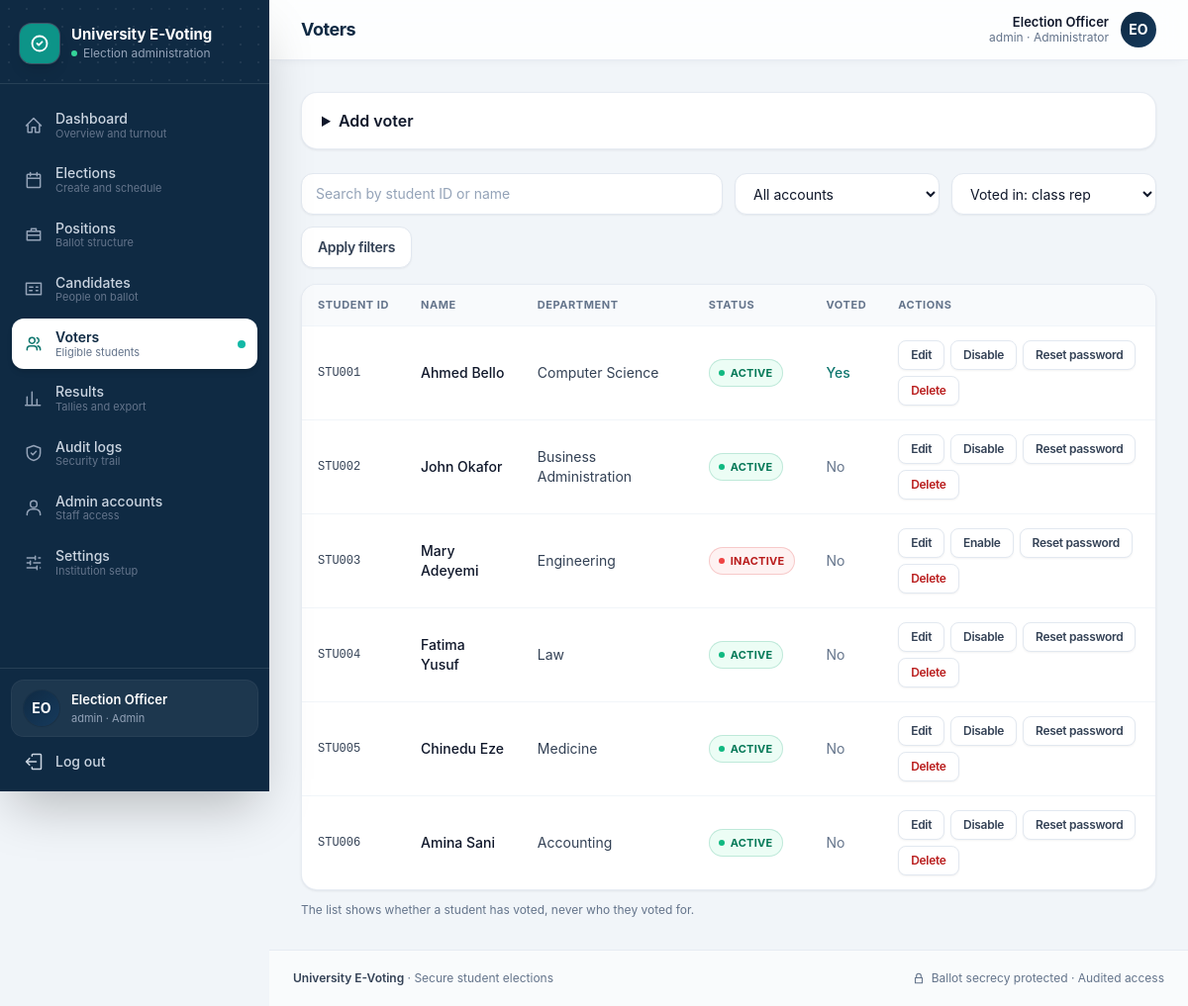
The app's page /admin/voters.php (signed in) with its own data.
### tables this page shows
CREATE TABLE settings (
        name TEXT PRIMARY KEY,
        val TEXT NOT NULL
    );

CREATE TABLE users (
        id INTEGER PRIMARY KEY AUTOINCREMENT,
        student_id TEXT NOT NULL UNIQUE,
        name TEXT NOT NULL,
        email TEXT,
        department TEXT,
        password TEXT NOT NULL,
        role TEXT NOT NULL DEFAULT 'student' CHECK (role IN ('admin','student')),
        status TEXT NOT NULL DEFAULT 'active' CHECK (status IN ('active','inactive')),
        created_at TEXT NOT NULL
    );

### includes/db.php (called while the page is built, shortened)
<?php
function db(): PDO
{
    static $pdo = null;
    if ($pdo instanceof PDO) {
        return $pdo;
    }
    $pdo = new PDO('sqlite:' . DB_PATH, null, null, [
        PDO::ATTR_ERRMODE => PDO::ERRMODE_EXCEPTION,
        PDO::ATTR_DEFAULT_FETCH_MODE => PDO::FETCH_ASSOC,
        PDO::ATTR_EMULATE_PREPARES => false,
    ]);
    $pdo->exec('PRAGMA foreign_keys = ON');
    $pdo->exec('PRAGMA busy_timeout = 5000');
    return $pdo;
}
function db_run(string $sql, array $p = []): PDOStatement
{
    $st = db()->prepare($sql);
    $st->execute($p);
    return $st;
}
function db_all(string $sql, array $p = []): array { return db_run($sql, $p)->fetchAll(); }
function db_one(string $sql, array $p = []): ?array
{
    $r = db_run($sql, $p)->fetch();
    return $r === false ? null : $r;
}
function db_val(string $sql, array $p = []) { return db_run($sql, $p)->fetchColumn(); }

### admin/voters.php (the view, shortened to what this page needs)
<?php
require __DIR__ . '/../includes/layout.php';
$u = require_login('admin');
$q = get_str('q');
$elections = db_all('SELECT id,title FROM elections ORDER BY id DESC');
$open = db_val("SELECT id FROM elections WHERE status = 'OPEN' ORDER BY end_time LIMIT 1");
$eid = (int) ($_GET['election'] ?? ($open ?: ($elections[0]['id'] ?? 0)));
$page = max(1, (int) ($_GET['page'] ?? 1));
$per = 20;
$where = "role = 'student'";
$params = [];
$rows = db_all("SELECT u.*, (SELECT COUNT(*) FROM ballots b WHERE b.election_id = ? AND b.voter_id = u.id) AS voted
    FROM users u WHERE $where ORDER BY student_id LIMIT $per OFFSET " . (($page - 1) * $per), array_merge([$eid], $params));
$edit = isset($_GET['edit']) ? db_one("SELECT * FROM users WHERE id = ? AND role = 'student'", [(int) $_GET['edit']]) : null;
function mini_form(string $action, int $id, string $label, string $cls = 'btn-outline', string $confirm = ''): string
{
    return '<form method="post" class="inline" ' . ($confirm ? 'data-confirm="' . e($confirm) . '"' : '') . '>' . csrf_field()
        . '<input type="hidden" name="action" value="' . e($action) . '"><input type="hidden" name="id" value="' . $id . '">'
        . '<button class="btn btn-sm ' . $cls . '" type="submit">' . e($label) . '</button></form>';
}
layout_start('Voters', 'voters');
?>
<details class="card mb-6" <?= $edit ? 'open' : '' ?>>
  <summary class="cursor-pointer px-5 py-4 font-semibold text-slate-900"><?= $edit ? 'Edit voter' : 'Add voter' ?></summary>
</details>
<form method="get" class="mb-4 grid gap-3 sm:grid-cols-4">
  <input class="input sm:col-span-2" type="search" name="q" value="<?= e($q) ?>" placeholder="Search by student ID or name" aria-label="Search voters">
  <select class="input" name="status" aria-label="Filter by status">
    <option value="">All accounts</option>
  </select>
  <select class="input" name="election" aria-label="Election for voting status">
    <?php foreach ($elections as $x): ?><option value="<?= (int) $x['id'] ?>" <?= (int) $x['id'] === $eid ? 'selected' : '' ?>>Voted in: <?= e($x['title']) ?></option><?php endforeach; ?>
  </select>
  <button class="btn btn-outline sm:col-span-4 sm:w-fit" type="submit">Apply filters</button>
</form>
<div class="card overflow-x-auto">
  <table class="min-w-full divide-y divide-slate-100">
    <thead class="bg-slate-50"><tr><th class="th">Student ID</th><th class="th">Name</th><th class="th">Department</th><th class="th">Status</th><th class="th">Voted</th><th class="th">Actions</th></tr></thead>
    <tbody class="divide-y divide-slate-100">
    <?php foreach ($rows as $r): ?>
      <tr>
        <td class="td font-mono text-xs"><?= e($r['student_id']) ?></td>
        <td class="td font-medium text-slate-900"><?= e($r['name']) ?></td>
        <td class="td"><?= e($r['department'] ?: '—') ?></td>
        <td class="td"><?= status_badge($r['status']) ?></td>
        <td class="td"><?= (int) $r['voted'] ? '<span class="font-medium text-teal-700">Yes</span>' : '<span class="text-slate-500">No</span>' ?></td>
        <td class="td">
          <div class="flex flex-wrap gap-1.5">
            <a class="btn btn-outline btn-sm" href="?edit=<?= (int) $r['id'] ?>">Edit</a>
            <?= mini_form('toggle', (int) $r['id'], $r['status'] === 'active' ? 'Disable' : 'Enable') ?>
            <?= mini_form('reset', (int) $r['id'], 'Reset password', 'btn-outline', 'Generate a new temporary password for this voter?') ?>
            <?= mini_form('delete', (int) $r['id'], 'Delete', 'btn-outline text-red-700', 'Delete this voter permanently?') ?>
          </div>
        </td>
      </tr>
    <?php endforeach; ?>
    </tbody>
  </table>
</div>
<p class="mt-3 text-xs text-slate-500">The list shows whether a student has voted, never who they voted for.</p>
<?php layout_end();

### includes/layout.php (shortened to what this page needs)
<?php
require_once __DIR__ . '/bootstrap.php';
function icon(string $n, string $c = 'h-5 w-5'): string
{
    static $p = [
        'home' => 'M3 12l9-9 9 9M5 10v10h5v-6h4v6h5V10',
        'calendar' => 'M8 3v4m8-4v4M4 10h16M5 5h14a1 1 0 011 1v14a1 1 0 01-1 1H5a1 1 0 01-1-1V6a1 1 0 011-1z',
        'briefcase' => 'M4 8h16v11H4zM9 8V5h6v3M4 13h16',
        'id' => 'M3 5h18v14H3zM7 10h4M7 14h3M15 10h2M15 14h2',
        'users' => 'M16 19v-1a4 4 0 00-4-4H8a4 4 0 00-4 4v1M10 11a3.5 3.5 0 100-7 3.5 3.5 0 000 7zM20 19v-1a4 4 0 00-3-3.9M16 4.2a3.5 3.5 0 010 6.6',
        'user' => 'M12 12a4 4 0 100-8 4 4 0 000 8zM4 21v-1a6 6 0 016-6h4a6 6 0 016 6v1',
        'chart' => 'M4 20V10m6 10V4m6 16v-7m4 7H2',
        'shield' => 'M12 3l8 3v6c0 5-3.5 8-8 9-4.5-1-8-4-8-9V6l8-3zM9 12l2 2 4-4',
        'cog' => 'M4 6h10M18 6h2M4 12h4M12 12h8M4 18h12M20 18h0M14 4v4M8 10v4M16 16v4',
        'logout' => 'M15 12H3m0 0l4-4m-4 4l4 4M10 5V4a1 1 0 011-1h9a1 1 0 011 1v16a1 1 0 01-1 1h-9a1 1 0 01-1-1v-1',
        'check' => 'M9 12l2 2 4-4M21 12a9 9 0 11-18 0 9 9 0 0118 0z',
        'lock' => 'M6 11h12v9H6zM8 11V8a4 4 0 118 0v3',
        'menu' => 'M4 6h16M4 12h16M4 18h16',
        'vote' => 'M9 12l2 2 4-4m-8 8h10a2 2 0 002-2V6a2 2 0 00-2-2H7a2 2 0 00-2 2v12a2 2 0 002 2z',
        'spark' => 'M12 3l1.9 4.6L18.5 9.5l-4.6 1.9L12 16l-1.9-4.6L5.5 9.5l4.6-1.9L12 3zM19 15l.9 2.1L22 18l-2.1.9L19 21l-.9-2.1L16 18l2.1-.9L19 15z',
        'clock' => 'M12 21a9 9 0 100-18 9 9 0 000 18zM12 7v5l3 2',
        'alert' => 'M12 9v4m0 4h.01M10.3 3.9L1.8 18a2 2 0 001.7 3h17a2 2 0 001.7-3L13.7 3.9a2 2 0 00-3.4 0z',
        'info' => 'M12 22a10 10 0 100-20 10 10 0 000 20zM12 16v-4m0-4h.01',
    ];
    return '<svg class="' . $c . '" fill="none" viewBox="0 0 24 24" stroke="currentColor" stroke-width="1.8" stroke-linecap="round" stroke-linejoin="round" aria-hidden="true"><path d="' . ($p[$n] ?? '') . '"/></svg>';
}
function nav_items(string $role): array
{
    if ($role === 'admin') {
        return [
            ['admin/dashboard.php', 'Dashboard', 'home', 'dashboard', 'Overview and turnout'],
            ['admin/elections.php', 'Elections', 'calendar', 'elections', 'Create and schedule'],
            ['admin/positions.php', 'Positions', 'briefcase', 'positions', 'Ballot structure'],
            ['admin/candidates.php', 'Candidates', 'id', 'candidates', 'People on ballot'],
            ['admin/voters.php', 'Voters', 'users', 'voters', 'Eligible students'],
            ['admin/results.php', 'Results', 'chart', 'results', 'Tallies and export'],
            ['admin/audit-logs.php', 'Audit logs', 'shield', 'audit', 'Security trail'],
            ['admin/users.php', 'Admin accounts', 'user', 'users', 'Staff access'],
            ['admin/settings.php', 'Settings', 'cog', 'settings', 'Institution setup'],
        ];
    }
    return [
        ['student/dashboard.php', 'Dashboard', 'home', 'dashboard', 'Your voting home'],
        ['student/election.php', 'Elections', 'vote', 'elections', 'Browse and vote'],
        ['student/results.php', 'Results', 'chart', 'results', 'Published tallies'],
        ['student/profile.php', 'Profile', 'user', 'profile', 'Account and password'],
    ];
}
function avatar(string $name, ?string $photo, string $size = 'h-12 w-12'): string
{
    $ini = '';
    foreach (array_slice(preg_split('/\s+/', trim($name)), 0, 2) as $w) {
        $ini .= strtoupper(substr($w, 0, 1));
    }
    return '<span class="' . $size . ' inline-flex shrink-0 items-center justify-center rounded-2xl bg-gradient-to-br from-navy to-navy-light text-sm font-bold text-white shadow-sm ring-1 ring-navy-dark/20">' . e($ini ?: '•') . '</span>';
}
function layout_start(string $title, string $active = '', string $subtitle = ''): void
{
    $u = current_user();
    $inst = setting('institution_name', 'University E-Voting');
    $items = $u ? nav_items($u['role']) : [];
    ?><!DOCTYPE html>
<html lang="en" class="h-full">
<head>
<link rel="stylesheet" href="<?= e(url('assets/css/app.css')) ?>">
</head>
<body class="h-full font-sans text-slate-800 antialiased">
<div class="min-h-full lg:flex">
  <aside id="sidebar" class="fixed inset-y-0 left-0 z-40 flex w-[17rem] -translate-x-full flex-col bg-navy text-slate-300 shadow-2xl transition-transform duration-200 print:hidden lg:sticky lg:top-0 lg:h-screen lg:translate-x-0 lg:shrink-0">
    <div class="relative overflow-hidden border-b border-white/10 px-5 pb-5 pt-6">
      <div class="bg-dots-white pointer-events-none absolute inset-0 opacity-40"></div>
      <div class="relative flex items-center gap-3">
        <span class="flex h-10 w-10 items-center justify-center rounded-xl bg-teal-600 text-white shadow-lg ring-1 ring-white/20">
          <svg class="h-5 w-5" fill="none" viewBox="0 0 24 24" stroke="currentColor" stroke-width="2.2" stroke-linecap="round" stroke-linejoin="round"><path d="M9 12l2 2 4-4M21 12a9 9 0 11-18 0 9 9 0 0118 0z"/></svg>
        </span>
        <div class="min-w-0">
          <p class="truncate text-[15px] font-bold leading-tight text-white"><?= e($inst) ?></p>
          <p class="mt-0.5 flex items-center gap-1.5 text-xs text-slate-400"><span class="inline-block h-1.5 w-1.5 rounded-full bg-emerald-400"></span><?= $u && $u['role'] === 'admin' ? 'Election administration' : 'Student voting portal' ?></p>
        </div>
      </div>
    </div>
    <nav class="flex-1 space-y-1 overflow-y-auto px-3 py-4" aria-label="Primary">
      <?php foreach ($items as [$href, $label, $ic, $key, $desc]): $on = $active === $key; ?>
        <a href="<?= e(url($href)) ?>" class="group flex items-center gap-3 rounded-xl px-3 py-2.5 text-sm transition-all <?= $on ? 'bg-white font-semibold text-navy shadow-md' : 'font-medium text-slate-300 hover:bg-white/[.07] hover:text-white' ?>" <?= $on ? 'aria-current="page"' : '' ?>>
          <span class="<?= $on ? 'text-teal-700' : 'text-slate-400 group-hover:text-slate-200' ?>"><?= icon($ic) ?></span>
          <span class="min-w-0 flex-1 leading-tight"><?= e($label) ?><span class="block text-[11px] font-normal <?= $on ? 'text-slate-500' : 'text-slate-500 group-hover:text-slate-400' ?>"><?= e($desc) ?></span></span>
          <?php if ($on): ?><span class="h-2 w-2 shrink-0 rounded-full bg-teal-500"></span><?php endif; ?>
        </a>
      <?php endforeach; ?>
    </nav>
    <?php if ($u): ?>
    <div class="border-t border-white/10 p-3">
      <div class="mb-2 flex items-center gap-3 rounded-xl bg-white/[.06] px-3 py-2.5 ring-1 ring-white/10">
        <?= avatar($u['name'], null, 'h-9 w-9 !rounded-full') ?>
        <div class="min-w-0 flex-1">
          <p class="truncate text-[13px] font-semibold text-white"><?= e($u['name']) ?></p>
          <p class="truncate text-[11px] text-slate-400"><?= e($u['student_id']) ?> · <?= $u['role'] === 'admin' ? 'Admin' : 'Student' ?></p>
        </div>
      </div>
      <form method="post" action="<?= e(url('logout.php')) ?>">
        <button type="submit" class="flex w-full items-center gap-3 rounded-xl px-3 py-2 text-sm font-medium text-slate-300 transition hover:bg-white/[.07] hover:text-white"><?= icon('logout') ?>Log out</button>
      </form>
    </div>
    <?php endif; ?>
  </aside>
  <div class="flex min-w-0 flex-1 flex-col">
    <header class="sticky top-0 z-20 border-b border-slate-200/80 bg-white/85 px-4 py-3 shadow-[0_1px_12px_-6px_rgb(15_42_67/.15)] backdrop-blur-md print:hidden sm:px-6 lg:px-8">
      <div class="mx-auto flex w-full max-w-6xl items-center gap-3">
        <div class="min-w-0">
          <h1 class="truncate text-[17px] font-bold tracking-tight text-navy sm:text-lg"><?= e($title) ?></h1>
        </div>
        <?php if ($u): ?>
          <div class="ml-auto flex items-center gap-3">
            <div class="hidden text-right sm:block">
              <p class="text-[13px] font-semibold leading-tight text-slate-900"><?= e($u['name']) ?></p>
              <p class="text-xs text-slate-500"><?= e($u['student_id']) ?> · <?= $u['role'] === 'admin' ? 'Administrator' : 'Student' ?></p>
            </div>
            <?= avatar($u['name'], null, 'h-9 w-9 !rounded-full ring-2 ring-white shadow') ?>
          </div>
        <?php endif; ?>
      </div>
    </header>
    <main class="mx-auto w-full max-w-6xl flex-1 p-4 sm:p-6 lg:p-8">
<?php
}
function layout_end(): void
{
    ?>
    </main>
    <footer class="border-t border-slate-200/80 bg-white/60 px-6 py-5 print:hidden">
      <div class="mx-auto flex w-full max-w-6xl flex-col items-center justify-between gap-2 text-xs text-slate-500 sm:flex-row">
        <p><span class="font-semibold text-slate-700"><?= e(setting('institution_name', 'University E-Voting')) ?></span> · Secure student elections</p>
        <p class="flex items-center gap-1.5"><?= icon('lock', 'h-3.5 w-3.5') ?> Ballot secrecy protected · Audited access</p>
      </div>
    </footer>
  </div>
</div>
</body>
</html>
<?php
}

### includes/bootstrap.php (shortened to what this page needs)
<?php
require_once __DIR__ . '/db.php';
function e($v): string { return htmlspecialchars((string) $v, ENT_QUOTES | ENT_SUBSTITUTE, 'UTF-8'); }
function url(string $path = ''): string { return BASE_URL . '/' . ltrim($path, '/'); }
function get_str(string $k, string $d = ''): string
{
    $v = $_GET[$k] ?? $d;
    return is_string($v) ? trim($v) : $d;
}
function setting(string $name, string $default = ''): string
{
    $v = db_val('SELECT val FROM settings WHERE name = ?', [$name]);
    return $v === false ? $default : (string) $v;
}
function current_user(): ?array
{
    static $loaded = false, $user = null;
    if (!$loaded) {
        $loaded = true;
        $user = db_one('SELECT id,student_id,name,email,department,role,status FROM users WHERE id = ?', [$_SESSION['uid']]);
    }
    return $user;
}
function require_login(?string $role = null): array
{
    $u = current_user();
    return $u;
}
    ?><!DOCTYPE html>
</div></body></html><?php
function status_badge(string $s): string
{
    $map = [
        'OPEN' => 'bg-emerald-50 text-emerald-700 ring-emerald-600/20', 'CLOSED' => 'bg-slate-100 text-slate-600 ring-slate-500/20',
        'UPCOMING' => 'bg-amber-50 text-amber-800 ring-amber-600/25', 'DRAFT' => 'bg-slate-100 text-slate-500 ring-slate-500/15',
        'active' => 'bg-emerald-50 text-emerald-700 ring-emerald-600/20', 'inactive' => 'bg-red-50 text-red-700 ring-red-600/20',
        'withdrawn' => 'bg-amber-50 text-amber-800 ring-amber-600/25',
    ];
    $dot = [
        'OPEN' => 'bg-emerald-500', 'active' => 'bg-emerald-500',
        'UPCOMING' => 'bg-amber-500', 'withdrawn' => 'bg-amber-500',
        'CLOSED' => 'bg-slate-400', 'DRAFT' => 'bg-slate-400', 'inactive' => 'bg-red-500',
    ][$s] ?? 'bg-slate-400';
    return '<span class="badge ' . ($map[$s] ?? 'bg-slate-100 text-slate-600 ring-slate-500/15') . '"><span class="h-1.5 w-1.5 rounded-full ' . $dot . '"></span>' . e(strtoupper($s)) . '</span>';
}

### records on screen
settings: val "University E-Voting"
users: name "Election Officer", student "admin"
users: student "STU001", name "Ahmed Bello", department "Computer Science", status "ACTIVE", shows "Yes", label "Disable Reset password Delete"
users: student "STU002", name "John Okafor", department "Business Administration", status "ACTIVE", shows "No", label "Disable Reset password Delete"
users: student "STU003", name "Mary Adeyemi", department "Engineering", status "INACTIVE", shows "No", label "Enable Reset password Delete"
users: student "STU004", name "Fatima Yusuf", department "Law", status "ACTIVE", shows "No", label "Disable Reset password Delete"
users: student "STU005", name "Chinedu Eze", department "Medicine", status "ACTIVE", shows "No", label "Disable Reset password Delete"
users: student "STU006", name "Amina Sani", department "Accounting", status "ACTIVE", shows "No", label "Disable Reset password Delete"

### other values on screen
$label "Dashboard"
$desc "Overview and turnout"
$label "Elections"
$desc "Create and schedule"
$label "Positions"
$desc "Ballot structure"
$label "Candidates"
$desc "People on ballot"
$label "Voters"
$desc "Eligible students"
$label "Results"
$desc "Tallies and export"
$label "Audit logs"
$desc "Security trail"
$label "Admin accounts"
